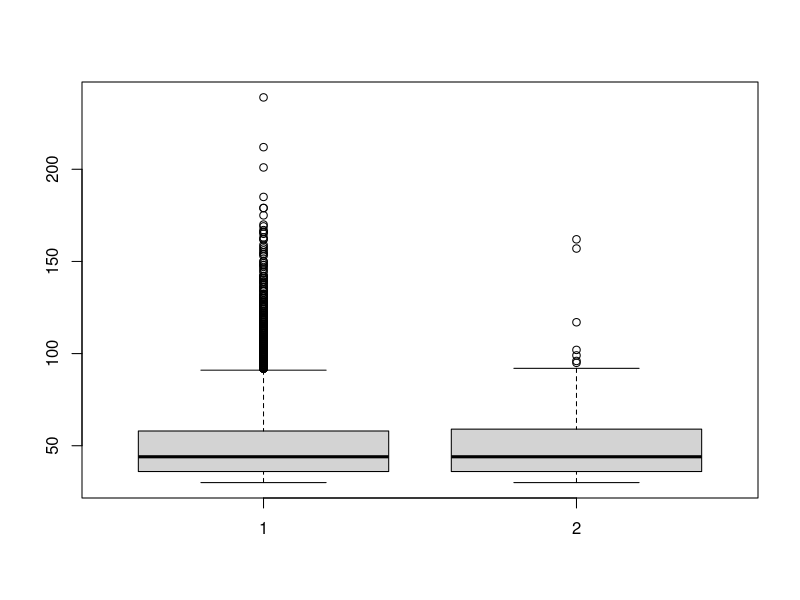
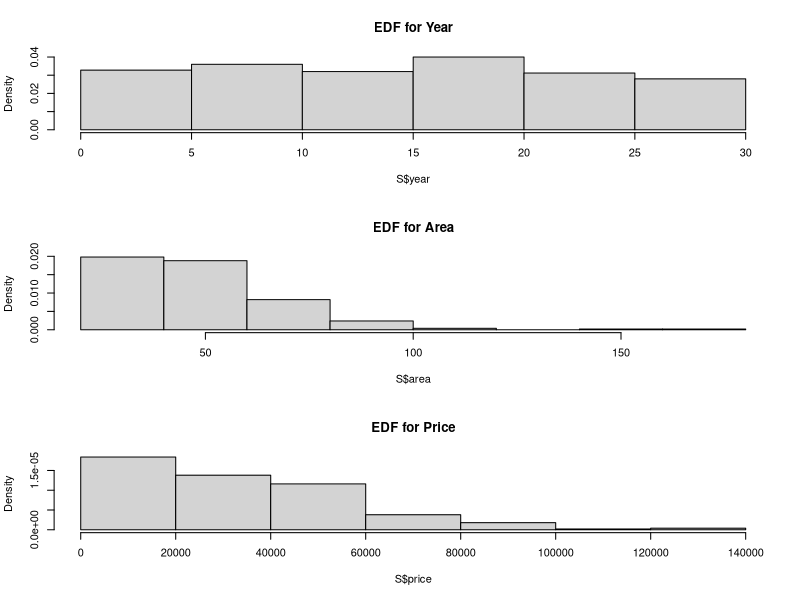
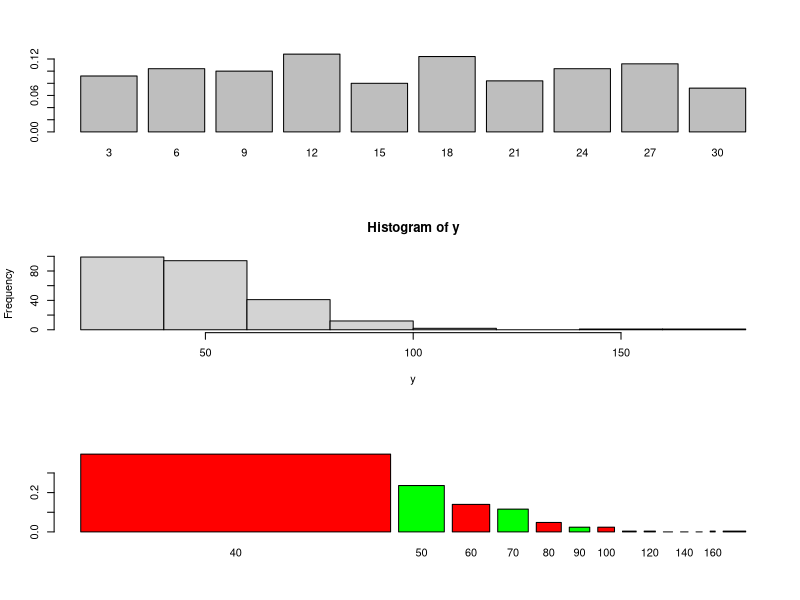
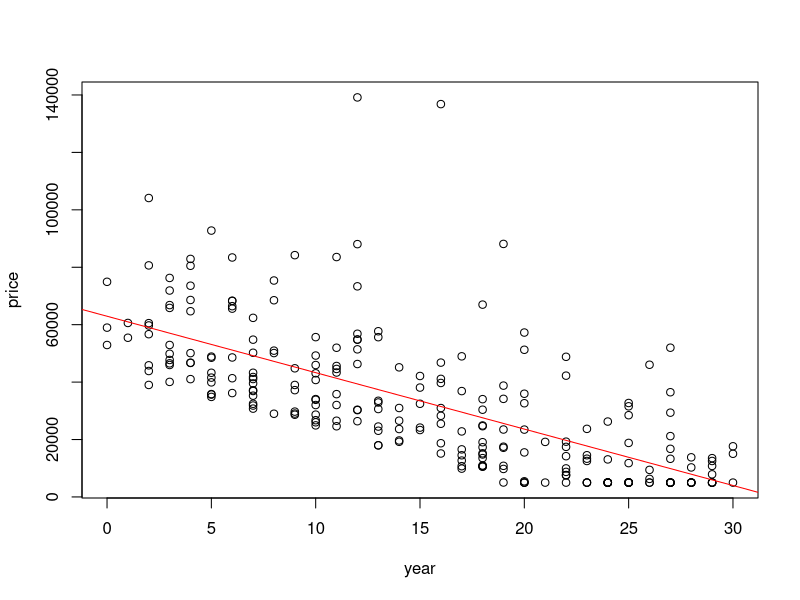
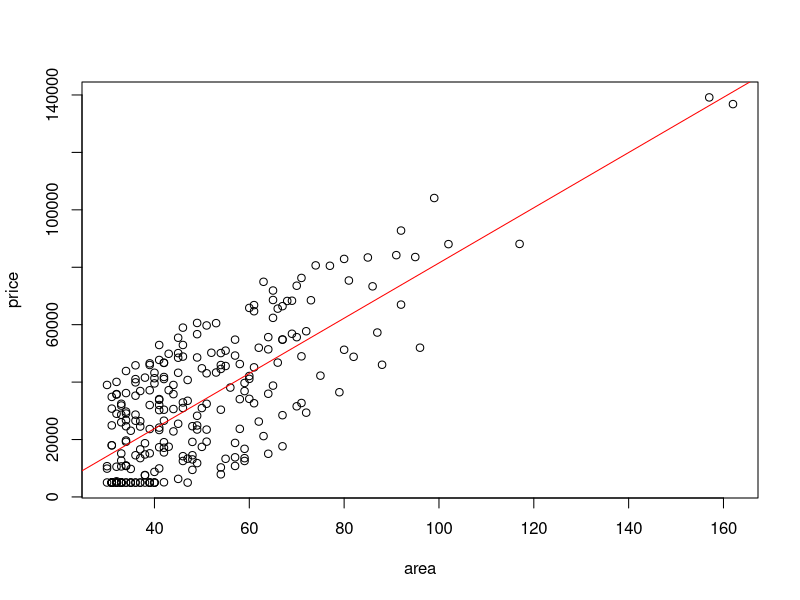

Source code (R) for these figures, in order:
setwd("/home/kloud/Documents/obsidian_vault/uni/Probability theory/labs/lab5/")
getwd()
dir()

A <- read.table("data_LW2.txt", header = TRUE, sep = "") # nolint
str(A)

######################################
# 1 task
######################################
# Calculate main characteristics for each variable;
summary(A)
print(paste(paste("Variance for year:", var(A$year)), paste("| Standard deviation for year:", sd(A$year)))) # nolint
print(paste(paste("Variance for area:", var(A$area)), paste("| Standard deviation for area:", sd(A$area)))) # nolint
print(paste(paste("Variance for price:", var(A$price)), paste("| Standard deviation for price:", sd(A$price)))) # nolint

######################################
# 2 task
######################################
# Set seed as your student ID. Select simple random sample
# of 250 flats and calculate main characteristics;
set.seed(20222136)

S <- A[sample(nrow(A), 250, replace = FALSE), ] # nolint
summary(S)
print(paste(paste("Variance for year:", var(S$year)), paste("| Standard deviation for year:", sd(S$year)))) # nolint
print(paste(paste("Variance for area:", var(S$area)), paste("| Standard deviation for area:", sd(S$area)))) # nolint
print(paste(paste("Variance for price:", var(S$price)), paste("| Standard deviation for price:", sd(S$price)))) # nolint

boxplot(A$area, S$area)

######################################
# 3 task
######################################
# Using sample data test hypothesis about the mean of year, area and price.
# (a value you have to choose by yourself, but it can’t be x¯).
mean(S$year) # a = 14 # nolint
mean(S$area) # a = 50 # nolint
mean(S$price) # a = 35500 # nolint
help("t.test")

t.test(S$year, mu = 14, conf.level = 0.95)
t.test(S$area, mu = 50, alternative = "greater")
t.test(S$price, mu = 35000, alternative = "two.sided")
# t.test(S$price, mu = 35000, alternative = "less") # nolint
# t.test(S$price, mu = 35000, alternative = "greater") # nolint

######################################
# 4 task
######################################
# Using sample data draw empirical density functions for all variables.

par(mfrow = c(3, 1))
hist(S$year, freq = FALSE, main = "EDF for Year")
hist(S$area, freq = FALSE, main = "EDF for Area")
hist(S$price, freq = FALSE, main = "EDF for Price")


######################################
# 5 task
######################################
# Using sample data test hypothesis that year is distributed by uniform
# distribution and area is distributed by exponential distribution.


# Uniform distribution
year <- S$year
t <- 10 # number of intervals
step <- (max(year) - min(year)) / t
intervals <- seq(min(year), max(year), step)

y_gr <- table(cut(year, intervals, labels = intervals[-1], include.lowest = TRUE, ordered_result = TRUE)) # nolint
barplot(y_gr / 250)

chisq.test(y_gr / 250, p = rep(1 / t, t)) # compare with uniform distribution


# Exponential distribution
y <- S$area
hist(y)
max(y)

lamda <- 1 / mean(y) # parameter

# calculation of theoretical probabilities
intervals <- seq(min(y), max(y) + 10, 10)
# because an exponential distribution has a long upper tail.
m <- length(intervals)

start_point <- pexp(c(0, intervals[2:(m - 1)]), lamda)
end_point <- pexp(c(intervals[2:(m - 1)], Inf), lamda)

prob <- end_point - start_point

sum(prob)
y_gr <- table(cut(y, intervals, labels = intervals[-1], include.lowest = TRUE, ordered_result = TRUE)) # nolint

chisq.test(y_gr / 250, prob) # compare with exponential distribution
barplot(y_gr / 250, prob, beside = TRUE, col = c("red", "green"))


######################################
# 6 task
######################################
price <- S$price
year <- S$year
cor(year, price) # correlation coefficient

lrg <- lm(price ~ year)
print(lrg)
summary(lrg)

par(mfrow = c(1, 1))
plot(price ~ year)
abline(lrg, col = "red")

lrg$coefficients %*% c(1, 35)
lrg$coefficients[1] + lrg$coefficients[2] * 35

######################################
# 7 task
######################################
price <- S$price
area <- S$area
cor(area, price) # correlation coefficient

lrg <- lm(price ~ area)
print(lrg)
summary(lrg)

par(mfrow = c(1, 1))
plot(price ~ area)
abline(lrg, col = "red")

lrg$coefficients %*% c(1, 160)
lrg$coefficients[1] + lrg$coefficients[2] * 160